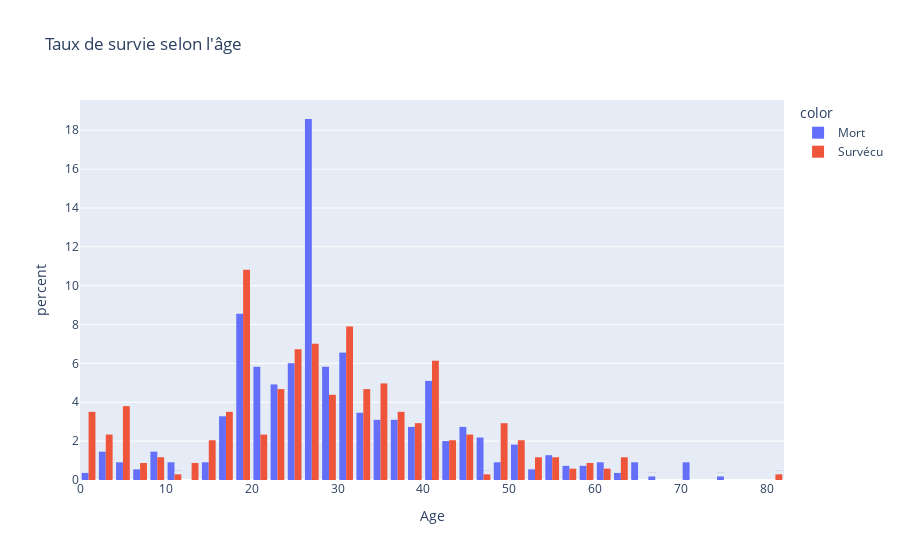

Here is the notebook cell this chart was saved with:
### Markdown cell above
IV - Taux de survie selon l'âge

### Code cell
fig = px.histogram(df,
                   x='Age',
                   color=df['Survived'].map({0: 'Mort', 1: 'Survécu'}),
                   barmode='group',
                   title='Taux de survie selon l\'âge',
                   histnorm='percent',
                   text_auto=True)
fig.show()

### Figure 1 — Plotly figure (JSON) as saved in the notebook; plotly's stock layout.template omitted (floating-point values rounded to 4 significant figures; data arrays with more than 128 entries replaced by an {"elided": "..."} marker saying what was removed)
{"data": [{"alignmentgroup": "True", "bingroup": "x", "histnorm": "percent", "hovertemplate": "color=Mort<br>Age=%{x}<br>percent=%{y}<extra></extra>", "legendgroup": "Mort", "marker": {"color": "#636efa", "pattern": {"shape": ""}}, "name": "Mort", "offsetgroup": "Mort", "orientation": "v", "showlegend": true, "texttemplate": "%{value}", "type": "histogram", "x": {"elided": "549 float values"}, "xaxis": "x", "yaxis": "y"}, {"alignmentgroup": "True", "bingroup": "x", "histnorm": "percent", "hovertemplate": "color=Survécu<br>Age=%{x}<br>percent=%{y}<extra></extra>", "legendgroup": "Survécu", "marker": {"color": "#EF553B", "pattern": {"shape": ""}}, "name": "Survécu", "offsetgroup": "Survécu", "orientation": "v", "showlegend": true, "texttemplate": "%{value}", "type": "histogram", "x": {"elided": "342 float values"}, "xaxis": "x", "yaxis": "y"}], "layout": {"barmode": "group", "legend": {"title": {"text": "color"}, "tracegroupgap": 0}, "title": {"text": "Taux de survie selon l'âge"}, "xaxis": {"anchor": "y", "domain": [0, 1], "title": {"text": "Age"}}, "yaxis": {"anchor": "x", "domain": [0, 1], "title": {"text": "percent"}}}}
